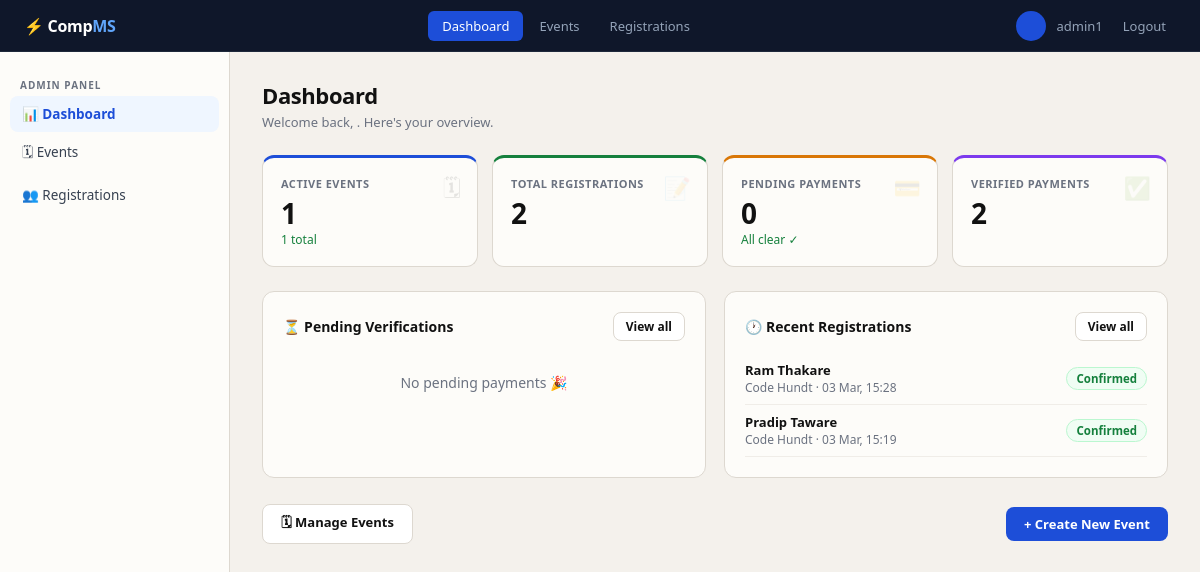
/admin-panel/ (signed in), run on the app's committed database.
### events/models.py (models this page shows, shortened)
class Registration(models.Model):
    PTYPE = [
        ('solo',  'Solo'),
        ('group', 'Group'),
    ]
    PAY_STATUS = [
        ('not_uploaded', 'Not Uploaded'),
        ('pending',      'Pending Verification'),
        ('verified',     'Verified'),
        ('rejected',     'Rejected'),
    ]
    student = models.ForeignKey(User, on_delete=models.CASCADE,
                                related_name='registrations')
    event   = models.ForeignKey(Event, on_delete=models.CASCADE,
                                related_name='registrations')
    registered_at = models.DateTimeField(auto_now_add=True)
    participation_type = models.CharField(max_length=10, choices=PTYPE, default='solo')
    group_name         = models.CharField(max_length=200, blank=True)
    member_names       = models.TextField(blank=True,
                            help_text='Comma-separated member names (for group)')
    payment_screenshot  = models.ImageField(upload_to='payments/%Y/%m/',
                                            blank=True, null=True)
    payment_status      = models.CharField(max_length=20, choices=PAY_STATUS,
                                           default='not_uploaded')
    payment_uploaded_at = models.DateTimeField(null=True, blank=True)
    verified_by      = models.ForeignKey(User, on_delete=models.SET_NULL,
                                         null=True, blank=True,
                                         related_name='verified_registrations')
    verified_at      = models.DateTimeField(null=True, blank=True)
    rejection_reason = models.TextField(blank=True)
    unique_code = models.CharField(max_length=20, blank=True, unique=True, null=True)
    class Meta:
        ordering = ['-registered_at']
        unique_together = [['student', 'event']]   # one registration per student per event
    @property
    def status_label(self):
        labels = {
            'not_uploaded': ('gray',  'Awaiting Payment'),
            'pending':      ('amber', 'Under Review'),
            'verified':     ('green', 'Confirmed'),
            'rejected':     ('red',   'Rejected'),
        }
        return labels.get(self.payment_status, ('gray', self.payment_status))

class Event(models.Model):
    CATEGORY = [
        ('technical', 'Technical'),
        ('cultural',  'Cultural'),
        ('sports',    'Sports'),
        ('other',     'Other'),
    ]
    ETYPE = [
        ('solo',  'Solo Only'),
        ('group', 'Group Only'),
        ('both',  'Solo & Group'),
    ]
    name             = models.CharField(max_length=200)
    description      = models.TextField(blank=True)
    date             = models.DateField()
    venue            = models.CharField(max_length=200)
    category         = models.CharField(max_length=20, choices=CATEGORY, default='technical')
    event_type       = models.CharField(max_length=10, choices=ETYPE, default='both')
    registration_fee = models.DecimalField(max_digits=8, decimal_places=2)
    max_participants = models.PositiveIntegerField(default=100)
    upi_id           = models.CharField(max_length=100, default='college@upi',
                                        help_text='UPI ID students should pay to')
    created_by       = models.ForeignKey(User, on_delete=models.SET_NULL,
                                         null=True, related_name='created_events')
    created_at       = models.DateTimeField(auto_now_add=True)
    is_active        = models.BooleanField(default=True)
    class Meta:
        ordering = ['-date']

### events/views.py (the view)
# urls.py: path('admin-panel/',                       views.admin_dashboard,    name='admin_dashboard'),
@login_required
@user_passes_test(lambda u: u.is_staff)
def admin_dashboard(request):
    ctx = {
        'total_events':        Event.objects.count(),
        'active_events':       Event.objects.filter(is_active=True).count(),
        'total_regs':          Registration.objects.count(),
        'pending_count':       Registration.objects.filter(payment_status='pending').count(),
        'verified_count':      Registration.objects.filter(payment_status='verified').count(),
        'recent_regs':         Registration.objects.select_related(
                                   'student', 'event'
                               ).order_by('-registered_at')[:6],
        'pending_regs':        Registration.objects.filter(
                                   payment_status='pending'
                               ).select_related('student', 'event')[:5],
    }
    return render(request, 'admin_panel/dashboard.html', ctx)

### templates/admin_panel/dashboard.html (shortened to what this page needs)
{% extends 'base.html' %}
{% block content %}
<div class="wrap">
  <aside class="side">
    <div class="side-sec">
      <div class="side-cap">Admin Panel</div>
      <a href="{% url 'admin_dashboard' %}" class="side-a on">📊 Dashboard</a>
      <a href="{% url 'admin_events' %}" class="side-a">🗓 Events</a>
      <a href="{% url 'admin_registrations' %}" class="side-a">
        👥 Registrations
      </a>
    </div>
  </aside>
  <main class="main">
    <div class="ph">
      <div class="ph-title">Dashboard</div>
      <div class="ph-sub">Welcome back, {{ request.user.get_full_name }}. Here's your overview.</div>
    </div>
    <div class="stats">
      <div class="stat" style="--accent:#1D4ED8">
        <div class="stat-lbl">Active Events</div>
        <div class="stat-val">{{ active_events }}</div>
        <div class="stat-hint">{{ total_events }} total</div>
        <div class="stat-ico">🗓</div>
      </div>
      <div class="stat" style="--accent:#15803D">
        <div class="stat-lbl">Total Registrations</div>
        <div class="stat-val">{{ total_regs }}</div>
        <div class="stat-ico">📝</div>
      </div>
      <div class="stat" style="--accent:#D97706">
        <div class="stat-lbl">Pending Payments</div>
        <div class="stat-val">{{ pending_count }}</div>
        <div class="stat-hint">{% if pending_count %}Needs action{% else %}All clear ✓{% endif %}</div>
        <div class="stat-ico">💳</div>
      </div>
      <div class="stat" style="--accent:#7C3AED">
        <div class="stat-lbl">Verified Payments</div>
        <div class="stat-val">{{ verified_count }}</div>
        <div class="stat-ico">✅</div>
      </div>
    </div>
    <div class="g2">
      <div class="card">
        <div class="between mb12">
          <div class="card-t" style="margin-bottom:0">⏳ Pending Verifications</div>
          <a href="{% url 'admin_registrations' %}?status=pending" class="btn btn-sm btn-o">View all</a>
        </div>
        {% for reg in pending_regs %}
        <div style="display:flex;align-items:center;gap:12px;padding:10px 0;border-bottom:1px solid #F0EDE8">
          <div style="width:36px;height:36px;border-radius:50%;background:var(--soft);display:flex;align-items:center;justify-content:center;font-weight:800;font-size:13px;flex-shrink:0">
            {{ reg.student.first_name|first|upper }}{{ reg.student.last_name|first|upper }}
          </div>
          <div style="flex:1;min-width:0">
            <div style="font-weight:600;font-size:13.5px">{{ reg.student.get_full_name }}</div>
            <div style="font-size:12px;color:var(--muted)">{{ reg.event.name }}</div>
          </div>
          <div style="font-weight:800;margin-right:8px">₹{{ reg.event.registration_fee }}</div>
          <a href="{% url 'admin_verify' reg.pk %}" class="btn btn-sm btn-g">Verify</a>
        </div>
        {% empty %}
        <div style="padding:20px 0;text-align:center;color:var(--muted)">No pending payments 🎉</div>
        {% endfor %}
      </div>
      <div class="card">
        <div class="between mb12">
          <div class="card-t" style="margin-bottom:0">🕐 Recent Registrations</div>
          <a href="{% url 'admin_registrations' %}" class="btn btn-sm btn-o">View all</a>
        </div>
        {% for reg in recent_regs %}
        <div style="display:flex;align-items:center;gap:10px;padding:8px 0;border-bottom:1px solid #F0EDE8">
          <div style="flex:1;min-width:0">
            <div style="font-weight:600;font-size:13px;white-space:nowrap;overflow:hidden;text-overflow:ellipsis">{{ reg.student.get_full_name }}</div>
            <div style="font-size:12px;color:var(--muted)">{{ reg.event.name }} · {{ reg.registered_at|date:"d M, H:i" }}</div>
          </div>
          {% with reg.status_label as sl %}
          <span class="badge b-{{ sl.0 }}">{{ sl.1 }}</span>
          {% endwith %}
        </div>
        {% empty %}
        <div style="padding:20px 0;text-align:center;color:var(--muted)">No registrations yet</div>
        {% endfor %}
      </div>
    </div>
    <div class="between mt8">
      <a href="{% url 'admin_events' %}" class="btn btn-o">🗓 Manage Events</a>
      <a href="{% url 'admin_event_create' %}" class="btn btn-p">+ Create New Event</a>
    </div>
  </main>
</div>
{% endblock %}

### templates/base.html (shortened to what this page needs)
<!DOCTYPE html>
<html lang="en">
<head>
</head>
<body>
{% if user.is_authenticated %}
<nav class="nav">
  <a href="/" class="nav-brand">⚡ Comp<em>MS</em></a>
  <div class="nav-links">
    {% if user.is_staff %}
      <a href="{% url 'admin_dashboard' %}" class="nav-link {% if 'dashboard' in request.resolver_match.url_name %}on{% endif %}">Dashboard</a>
      <a href="{% url 'admin_events' %}" class="nav-link {% if 'event' in request.resolver_match.url_name %}on{% endif %}">Events</a>
      <a href="{% url 'admin_registrations' %}" class="nav-link {% if 'registration' in request.resolver_match.url_name or 'verify' in request.resolver_match.url_name %}on{% endif %}">Registrations</a>
    {% else %}
      <a href="{% url 'event_list' %}" class="nav-link {% if request.resolver_match.url_name == 'event_list' %}on{% endif %}">Browse Events</a>
      <a href="{% url 'my_registrations' %}" class="nav-link {% if request.resolver_match.url_name == 'my_registrations' %}on{% endif %}">My Registrations</a>
    {% endif %}
  </div>
  <div class="nav-right">
    <div class="nav-avatar">{{ user.first_name|first|upper }}{{ user.last_name|first|upper }}</div>
    <span class="nav-name">{{ user.get_full_name|default:user.username }}</span>
    <a href="{% url 'logout' %}" class="nav-link" style="padding:5px 10px">Logout</a>
  </div>
</nav>
{% endif %}
{% block content %}{% endblock %}
</body>
</html>

### templates/base.html (style rules this page uses)
* { margin:0;padding:0;box-sizing:border-box }
:root { --bg:#F4F1EC; --card:#FDFCF9; --border:#DDD8D0; --ink:#111; --muted:#6B7280; --soft:#EAE7E0; --blue:#1D4ED8; --blue-h:#1E3A8A; --green:#15803D; --green-bg:#F0FDF4; --green-bd:#BBF7D0; --amber:#92400E; --amber-bg:#FFFBEB; --amber-bd:#FDE68A; --red:#B91C1C; --red-bg:#FEF2F2; --red-bd:#FECACA; --sidebar:230px; }
body { font-family:'Segoe UI',system-ui,sans-serif;background:var(--bg);color:var(--ink);min-height:100vh;font-size:14px }
a { color:inherit;text-decoration:none }
.nav { background:#0F172A; height:52px; display:flex;align-items:center;justify-content:space-between; padding:0 24px; position:sticky; top:0; z-index:300; border-bottom:1px solid #1E293B; }
.nav-brand { font-weight:800;font-size:16px;color:#fff;letter-spacing:-.3px }
.nav-brand em { color:#60A5FA;font-style:normal }
.nav-links { display:flex;gap:2px }
.nav-link { color:#94A3B8;padding:6px 14px;border-radius:6px; font-size:13px;font-weight:500;transition:.15s; }
.nav-link.on { color:#fff;background:var(--blue) }
.nav-right { display:flex;align-items:center;gap:10px }
.nav-avatar { width:30px;height:30px;border-radius:50%; background:var(--blue);color:#fff; display:flex;align-items:center;justify-content:center; font-size:12px;font-weight:700; }
.nav-name { color:#94A3B8;font-size:13px }
.wrap { display:flex;min-height:calc(100vh - 52px) }
.side { width:var(--sidebar);background:var(--card); border-right:1px solid var(--border); padding:18px 0; flex-shrink:0; }
.side-sec { padding:0 10px;margin-bottom:4px }
.side-cap { font-size:10px;font-weight:700;color:var(--muted); letter-spacing:1px;text-transform:uppercase; padding:8px 10px 4px; }
.side-a { display:flex;align-items:center;gap:9px; padding:9px 12px;border-radius:8px; font-size:13.5px;color:#374151;margin-bottom:2px; transition:.15s; }
.side-a.on { background:#EFF6FF;color:var(--blue);font-weight:600 }
.main { flex:1;padding:28px 32px;overflow-y:auto }
.ph { margin-bottom:24px }
.ph-title { font-size:22px;font-weight:800;letter-spacing:-.4px }
.ph-sub { font-size:13px;color:var(--muted);margin-top:3px }
.stats { display:grid;grid-template-columns:repeat(4,1fr);gap:14px;margin-bottom:24px }
.stat { background:var(--card);border:1px solid var(--border); border-radius:12px;padding:18px; border-top:3px solid var(--accent,var(--blue)); position:relative;overflow:hidden; }
.stat-lbl { font-size:11px;font-weight:700;color:var(--muted);text-transform:uppercase;letter-spacing:.5px;margin-bottom:8px }
.stat-val { font-size:28px;font-weight:800;line-height:1 }
.stat-hint { font-size:12px;color:var(--green);margin-top:4px;font-weight:500 }
.stat-ico { position:absolute;right:16px;top:14px;font-size:22px;opacity:.1 }
.card { background:var(--card);border:1px solid var(--border);border-radius:12px;padding:20px;margin-bottom:18px }
.card-t { font-size:14px;font-weight:700;margin-bottom:14px }
.g2 { display:grid;grid-template-columns:1fr 1fr;gap:18px }
.badge { display:inline-flex;align-items:center;padding:3px 9px;border-radius:20px;font-size:11.5px;font-weight:600;white-space:nowrap }
.b-green { background:var(--green-bg);color:var(--green);border:1px solid var(--green-bd) }
.btn { display:inline-flex;align-items:center;gap:5px;padding:8px 18px;border-radius:8px;font-size:13px;font-weight:600;cursor:pointer;border:none;transition:.15s;font-family:inherit }
.btn-p { background:var(--blue);color:#fff }
.btn-o { background:#fff;color:var(--ink);border:1.5px solid var(--border) }
.btn-sm { padding:5px 12px;font-size:12px }
.between { display:flex;align-items:center;justify-content:space-between }
.mt8 { margin-top:8px }
.mb12 { margin-bottom:12px }

### data on the page
Registration: student.get_full_name "Ram Thakare", event.name "Code Hundt", registered_at "03 Mar, 15:28", status_label.1 "Confirmed"
Registration: student.get_full_name "Pradip Taware", event.name "Code Hundt", registered_at "03 Mar, 15:19", status_label.1 "Confirmed"

### other printed values
{{ user.get_full_name|default:user.username }} "admin1"
{{ active_events }} "1"
{{ total_events }} "1"
{{ total_regs }} "2"
{{ pending_count }} "0"
{{ verified_count }} "2"
